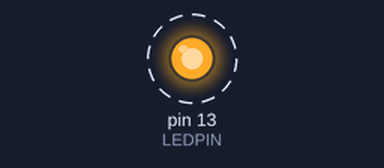
The sketch below on a simulated Arduino Mega 2560, built with avr-gcc and run on an emulated ATmega2560. Parts: output pins drawn as LEDs (lit = HIGH). Dashed ring = blinking. What the sketch prints to the serial monitor is not drawn.

Above: at 0.5 s.
Timing chart, 0 to 3.7 s (numbered marks = the images above):
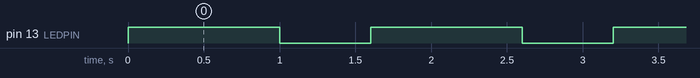

The sketch:

DroneBlink.ino
```cpp
#include "user_config.h"

int cdata;
int init_drone=1;
int init_counter=0;
int drone_status=2;
int old_time=0;
int seq  = 1;
char data[100];
int ledPin = 13;                  // LED test pin
 int rxPin = 19;                    // RX PIN
 int txPin = 18;                    // TX PIN
void setup()
{
  //delay(10000);
   pinMode(ledPin, OUTPUT);       // Initialize LED pin
   pinMode(rxPin, INPUT);
   pinMode(txPin, OUTPUT);
  Serial.begin(9600);
  Serial1.begin(115200);
  //Serial.println("In Setup");
  //sprintf(data,"AT*LED=%d,2,1073741824,3\r",1);
 // delay(30000);
}


void loop()
{
  //Serial.println("In Loop");
 if (init_drone == 1)
    {
      //Serial.println("About to Inilialize drone");
        initialise_drone();
       //Serial.println("Initialise finished!");
        return;


        // Send emergency shutdown/reset command
         //   sprintf(data, "AT*REF=%d,290717952\r", 1);

    }

    /*switch(drone_status)
    {
       case 0://take off
             sprintf(data,"AT*REF=%d,290718208\r",seq++);

           if (old_time == 0)
                old_time = millis();

            if (millis() - old_time > 2000)
            {
                // make sure the watch dog command is sent
                drone_status = 1;
                old_time = 0;
            }
         break;

      case 1: //land
            sprintf(data, "AT*REF=%d,290717696\r", seq++);

            if (old_time == 0)
                old_time = millis();

            if (millis() - old_time > 2000)
            {
                // make sure the watch dog command is sent
                drone_status = 2;
                old_time = 0;
                sprintf(data, "AT*REF=%d,0\r", seq++);
            }
         break;
         case 2://LED test
           sprintf(data, "AT*LED=%d,2,1073741824,10\r", seq++);
           drone_status=3;
           default: break;

    }
    Serial1.println(data);
    Serial.println(data);
    delay(100000);*/
/*
  if (Serial1.available())
  {
    data= Serial1.read();
    Serial.write(data);
  }
 else{
 */
 /*
Serial.println(cdata);
Serial1.println(cdata);
delay(10000);
*/

}

void initialise_drone()
{
   // Serial1.println("#_Initialising_Drone_!");
  //Serial.println("#_Initialising_Drone_!");
    // It seems the first commands send get cut off
    // sometimes so send some dummy data.
    sprintf(data, "dummy_data_to_init_connection");

    //Serial.println("In Initialize drone");

    switch (init_counter)
    {
        case 1:
            sprintf(data, "cd /data/video/ardudrone");
            //Serial.println("Case 1");
            break;
        case 2:
            sprintf(data, "./atcomproxy_arm -v -d /dev/tty");
            init_counter = 9;
            //Serial.println("Case 2");
            break;

        case 3: // Set drone ready to fly
            sprintf(data, "AT*CONFIG=%d\"general:navdata_demo\",\"TRUE\"\r", seq++);
            //Serial.println("Case 3");
            break;
/*
        case X: // TODO: DO WE NEED PAIRING??!?
            sprintf(data, "AT*CONFIG=%d,\"network:owner_mac\",\"%s\"\r", seq++, FAKE_MAC);
            break;
*/
        case 4: // Set outdoor/indoor, outdoor = no shell, indoor = with shell
            sprintf(data, "AT*CONFIG=%d,\"control:outdoor\",\"%s\"\rAT*CONFIG=%d,\"control:flight_without_shell\",\"%s\"\r",
                seq++,
                FLY_OUTDOOR,
                seq++,
                FLY_OUTDOOR);
                //Serial.println("Case 4");
            break;

        case 5: // Set yaw rate
            sprintf(data, "AT*CONFIG=%d,\"control:control_yaw\",\"%d\"\r", seq++, YAW_RATE);
            //Serial.println("Case 5");
            break;

        case 6: // Set throttle rate
            sprintf(data, "AT*CONFIG=%d,\"control:control_vz_max\",\"%d\"\r", seq++, THROTTLE_RATE);
            //Serial.println("Case 6");
            break;

        case 7: // Set pitch, roll rate
            sprintf(data, "AT*CONFIG=%d,\"control:euler_angle_max\",\"0.%d\"\r", seq++, PITCH_ROLL_RATE);
            //Serial.println("Case 7");
            break;

        case 8: // Set max altitude
            sprintf(data, "AT*CONFIG=%d,\"control:altitude_max\",\"%d\"\r", seq++, ALTITUDE_MAX);
            //Serial.println("Case 8");
            break;


        case 9: // Drone is ready , play LEDs
            //sprintf(data, "AT*LED=%d,2,1073741824,0\r", seq++);
            sprintf(data, "AT*LED=1,2,1073741824,0\r");
            //Serial.println("Case 9");
            break;


        case 10: // Set drone ready for flying
            init_drone = 0;
            drone_status = 2;
            //Serial.println("Case 10");
            //delay(1000000);
            break;
    }

    init_counter++;
    Serial1.println(data);
    Serial.println(data);
    // Blink slowly >med__(long)< to give signal of init
    digitalWrite(LEDPIN, HIGH);
    delay(1000);
    digitalWrite(LEDPIN, LOW);
    delay(600);
}
```

user_config.h
```cpp
/*
 *  user_config.h
 *  Ardu.Drone RC V0.2.1
 *
 *  Created by nosaari on 16.02.11.
 *  (Based on RC Ar.Drone V2.1 by Mheeli at rcgroups.com)
 *
 *  Arduino sketch to control AR.Drone with your RC controller
 *  by connecting it to the drone with an arduino board.
 *
 */

#ifndef USER_CONFIG_H
#define USER_CONFIG_H

//#define DEBUG_LOG_SERIAL          // Enable this when connected to computer and
                                    // doing setup. Disable when connected to drone.

#define DEBUG_LED                   // Enable this to get additional state signals
                                    // from a LED. Helpful if not using FTDI breakout.

#define LEDPIN          13          // The PIN to control the LED, 13 is the default
                                    // onboard LED of the Arduino Pro Mini


/**
 *  BASIC
 *
 *  Flight parameter and drone settings
 */
#define YAW_RATE        4           // YAW rate. Range 0-6 whole number no decimal,
                                    // default 5
#define THROTTLE_RATE   1500        // Throttle rate. Range 0-20000, whole number,
                                    // no decimal
#define PITCH_ROLL_RATE 1           // Pitch-roll rate. Range 0-5, whole number
                                    // no decimal ie 0,1,2,3,4 or 5 only

#define ALTITUDE_MAX    10000       // Maximum drone altitude in millimeters.
                                    // Give an integer value between 500 and 5000
                                    // to prevent the drone from flying above this
                                    // limit, or set it to 10000 to let the drone
                                    // fly as high as desired

#define FLY_OUTDOOR     "FALSE"     // Out door or indoor. "FALSE" = indoor, "TRUE" = outdoor
                                    // Simultaneously sets hull on or off to the same value!


/**
 *  WIRING
 *
 *  To what pins is your controller connected to the arduino
 */
#define THROTTLEPIN     12 // Radio CH3
#define ROLLPIN         10 // Radio CH1
#define PITCHPIN        5 // Radio CH2
#define YAWPIN          3 // Radio CH4
#define AUX1PIN         9 // Radio CH5
#define AUX2PIN         7 // Radio CH6


/**
 *  INPUT
 *
 *  Settings depending on your RC gear
 */

// Input dead zones, max value is 400
#define RC_DEADZONE_THROTTLE    60
#define RC_DEADZONE_ROLL        20
#define RC_DEADZONE_PITCH       20
#define RC_DEADZONE_YAW         30

// How long to wait for a single signal while polling all channels.
// Set this to 20000 - 30000 for regular rc receivers.
#define RC_INPUT_TIMEOUT    20000

// These values _should_ be ok but you can customize them to better
// suit your rc receiver.
// Center is usually around 1500
#define RC_INPUT_CENTER 1490

// Max usually ~2000, min ~900-1000
#define RC_ROLL_MAX     2050
#define RC_ROLL_MIN     930

#define RC_PITCH_MAX    2050
#define RC_PITCH_MIN    930

#define RC_THROTTLE_MAX 2050
#define RC_THROTTLE_MIN 930

#define RC_YAW_MAX      2050
#define RC_YAW_MIN      930

#endif
```

Measured:
- by itself, pin 13 (LEDPIN): alternates HIGH for 1.0 s and LOW for 0.60 s, 8 changes in all, then stays LOW
